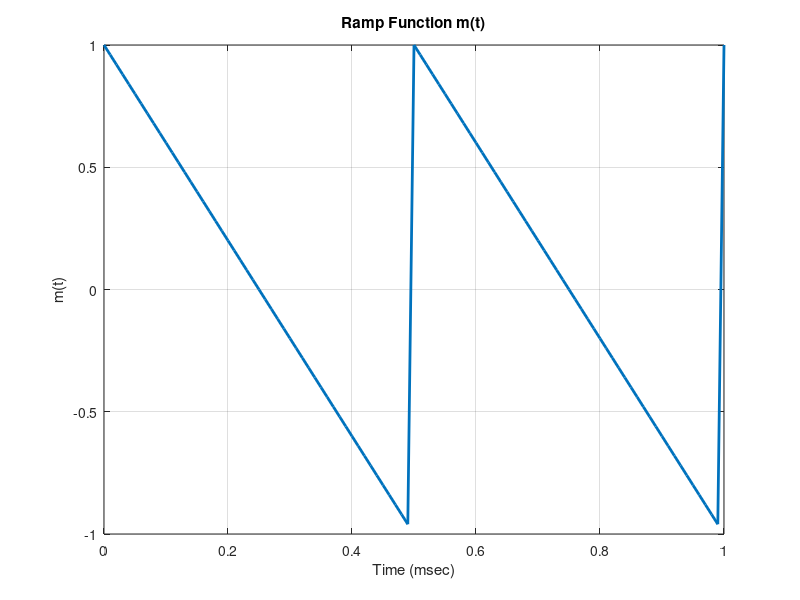
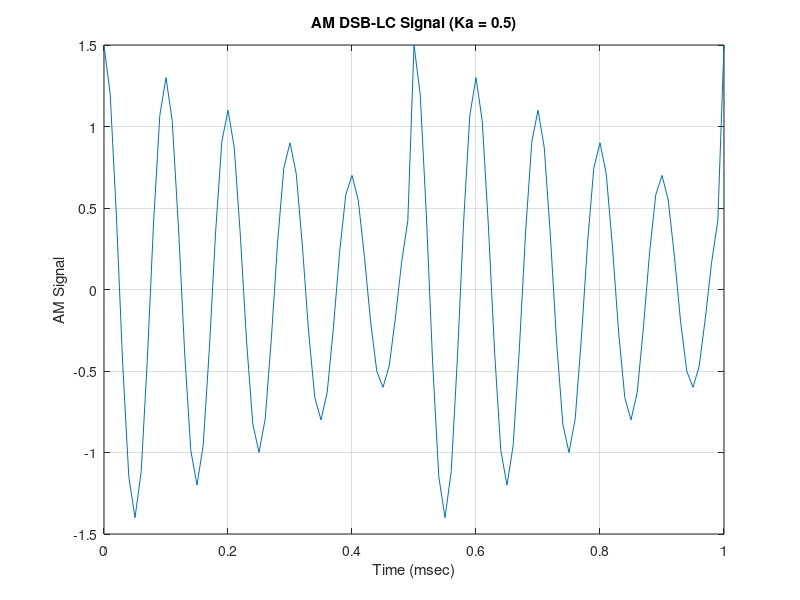
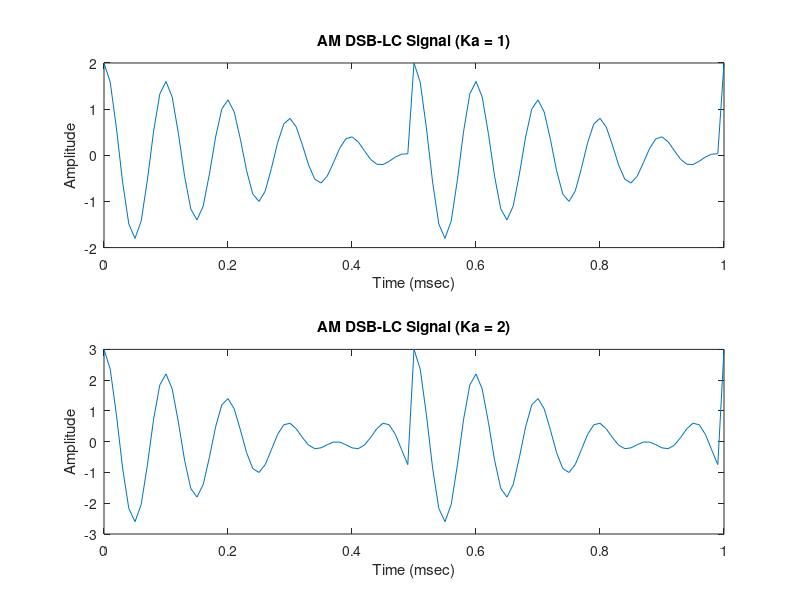

These charts were generated, in order, by the following MATLAB code:
%Generate m(t)Ramp function
% Time vector
t = 0:1e-5:1e-3; % 0 to 2 ms, step of 10 us

% Generate ramp (sawtooth) with period 0.5 ms, going from 1 to -1
m = -sawtooth(2*pi*(1/0.5e-3)*t);

% Plot
figure;

plot(t*1e3, m, 'LineWidth', 2);
xlabel('Time (msec)');
ylabel('m(t)');
title('Ramp Function m(t)');
grid on;

%--------------------------------------------------------------------------
% Generate AM DSB-LC signal (Ka = 0.5)
% Carrier parameters
Ac = 1; 
fc = 10000; % 10 kHz
Ka = 0.5;

% Carrier signal
c = Ac * cos(2*pi*fc*t);

% AM signal with Ka = 0.5
s_am = Ac * (1 + Ka * m) .* cos(2*pi*fc*t);

% Plot
figure;
plot(t*1e3, s_am);
xlabel('Time (msec)');
ylabel('AM Signal');
title('AM DSB-LC Signal (Ka = 0.5)');
grid on;
%--------------------------------------------------------------------------
%Repeat for Ka = 1 and Ka = 2
Ka = 1;
s_am1 = Ac * (1 + Ka * m) .* cos(2*pi*fc*t);

Ka = 2;
s_am2 = Ac * (1 + Ka * m) .* cos(2*pi*fc*t);

% Plot both
%ka=1
figure;
subplot(2,1,1);
plot(t*1e3, s_am1);
title('AM DSB-LC Signal (Ka = 1)');
xlabel('Time (msec)');
ylabel('Amplitude');
%ka=2
subplot(2,1,2);
plot(t*1e3, s_am2);
title('AM DSB-LC Signal (Ka = 2)');
xlabel('Time (msec)');
ylabel('Amplitude');
%Comment
%Ka = 1: full modulation
%Ka = 2: over-modulation ? envelope distortion ? poor demodulation.

